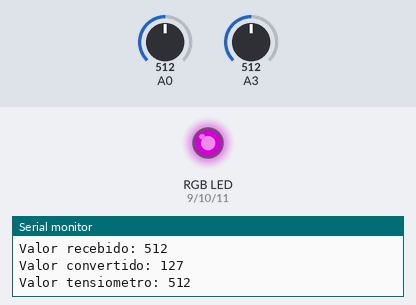
Simulated run of this sketch. Board: Arduino Uno, built with avr-gcc and run on an emulated ATmega328P. On the bench: an RGB LED mixed from three pins (HIGH = lit), the last lines printed to the serial monitor. The test bench sets the inputs (shaded band); at power-on: A0 = 512, A3 = 512. Dim RGB values are drawn brighter than linear.

Above: at 1.3 s.
1.4 s: A0 set to 716
At 2.2 s:
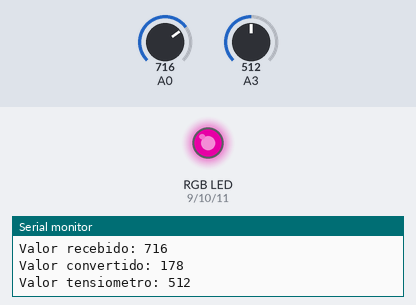
3.0 s: A3 set to 104
At 3.7 s:
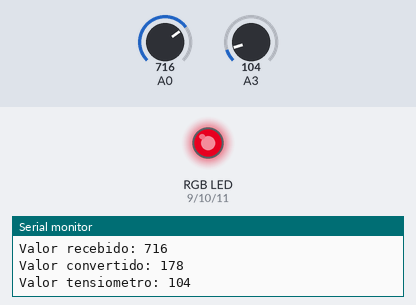
4.5 s: A3 set to 94
At 5.2 s:
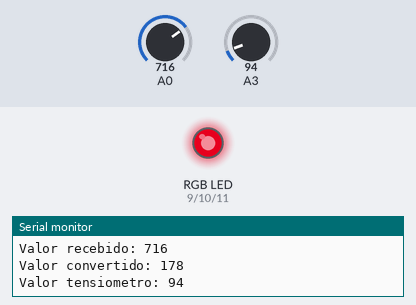
7.5 s: A0 set to 985
At 8.0 s:
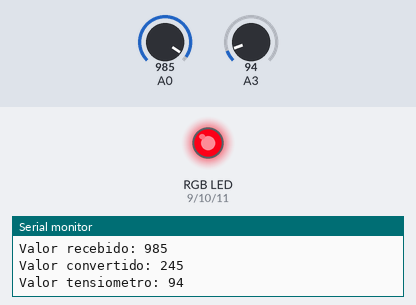
9.0 s: A0 set to 1015
At 9.5 s:
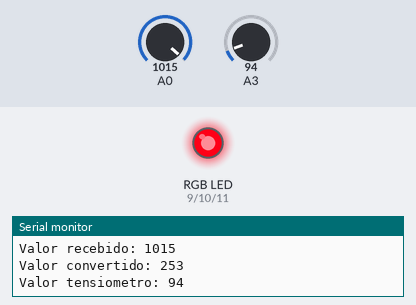
12.0 s: A3 set to 0
At 12.5 s:
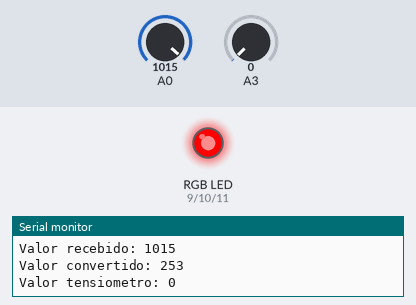
Timing chart, 0 to 14.5 s (numbered marks = the images above; inputs shaded):
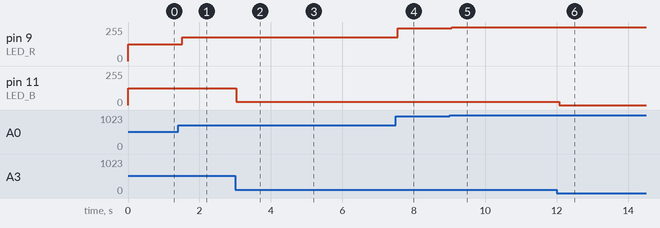

Measured:
- after the input at 1.4 s, pin 9 (LED_R): 127/255 → 178/255 after 0.11 s
- after the input at 3.0 s, pin 11 (LED_B): 127/255 → 25/255 at once
- after the input at 4.5 s, pin 11 (LED_B): 25/255 → 23/255 at once
- after the input at 7.5 s, pin 9 (LED_R): 178/255 → 245/255 after 0.05 s
- after the input at 9.0 s, pin 9 (LED_R): 245/255 → 253/255 after 0.06 s
- after the input at 12.0 s, pin 11 (LED_B): 23/255 → 0/255 after 0.08 s

The sketch:

led_potenciometro_ldr.ino
```cpp
const int LED_R = 9;
const int LED_G = 10;
const int LED_B = 11;

void setup() {

  Serial.begin(9600);
  pinMode(LED_R, OUTPUT); // Vermelho
  pinMode(LED_G, OUTPUT); // Verde
  pinMode(LED_B, OUTPUT); // Azul

  pinMode(A0, INPUT); //
}

void loop() {
  int valor = analogRead (A0);
  int val = map(valor, 0, 1023, 0, 255);

  int leitura = analogRead (A3);
  int tensiometro = map(leitura, 0, 1023, 0, 255);

  Serial.print("Valor recebido: ");
  Serial.println(valor);
  Serial.print("Valor convertido: ");
  Serial.println(val);
  Serial.print("Valor tensiometro: ");
  Serial.println(leitura);


  analogWrite(LED_R, val);
  analogWrite(LED_B, tensiometro);

  /*digitalWrite(LED_R, HIGH);
  delay(1000);

  digitalWrite(LED_G, HIGH);
  delay(1000);

  digitalWrite(LED_B, HIGH);
  delay(1000);

  digitalWrite(LED_R, LOW);
  delay(1000);

  digitalWrite(LED_G, LOW);
  delay(1000);

  digitalWrite(LED_B, LOW);*/
  delay(500);

}
```
